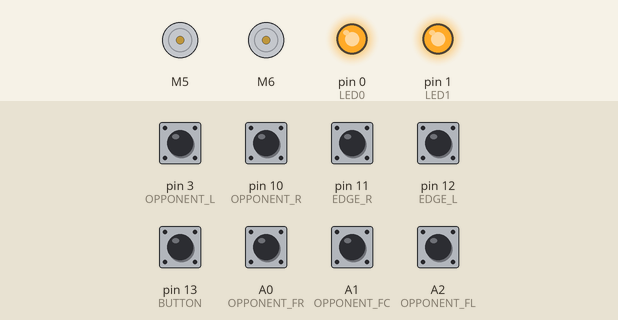
A sketch run on a simulated Arduino Uno, built with avr-gcc and run on an emulated ATmega328P. Parts: 2 × DC motor (green arrow = forward, orange = backward, longer = faster), output pins drawn as LEDs (lit = HIGH). Inputs (shaded band) come from the test bench; at power-on: A0 (OPPONENT_FR), A1 (OPPONENT_FC), A2 (OPPONENT_FL), pin 3 (OPPONENT_L), pin 10 (OPPONENT_R), pin 11 (EDGE_R), pin 12 (EDGE_L), pin 13 (BUTTON) HIGH.

Above: at 0.8 s.
0.9 s: pin 13 (BUTTON) pulled LOW for 0.15 s
At 1.5 s:
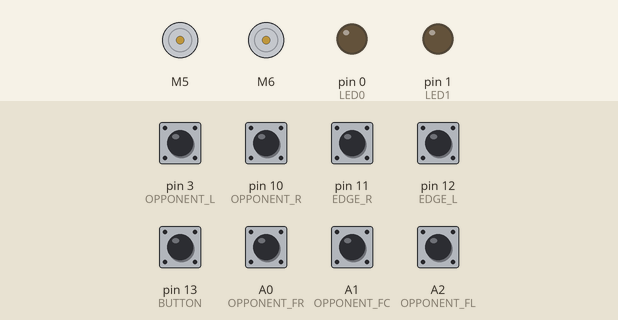
4.0 s: pin 11 (EDGE_R) pulled LOW for 1 s
At 6.7 s:
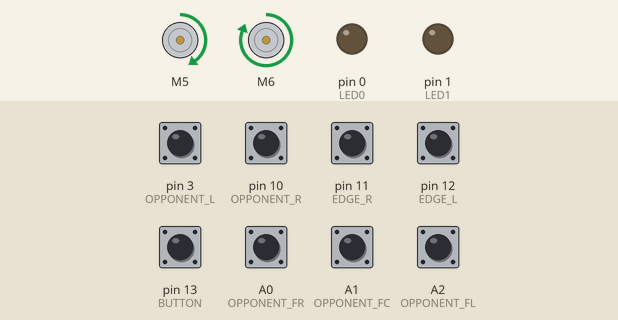
7.0 s: pin 10 (OPPONENT_R) pulled LOW for 0.15 s
At 7.2 s:
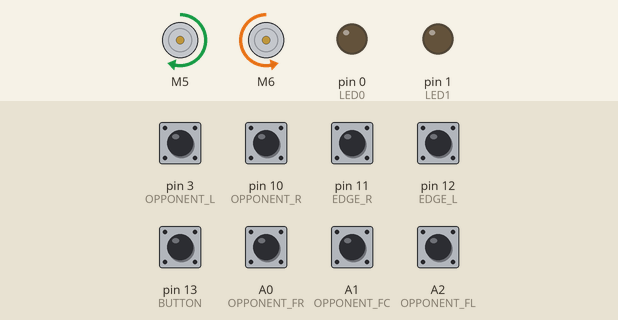
8.9 s: pin 12 (EDGE_L) pulled LOW for 0.15 s
At 11.2 s:
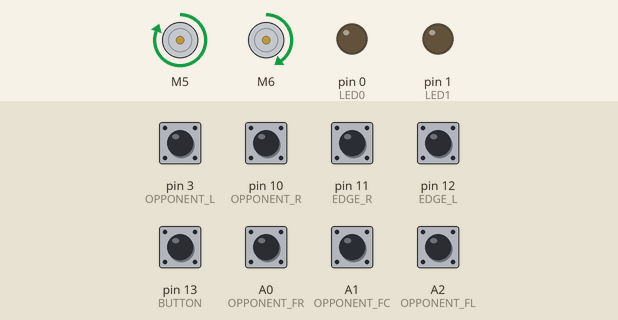
11.9 s: pin 12 (EDGE_L) pulled LOW for 1 s
At 12.1 s:
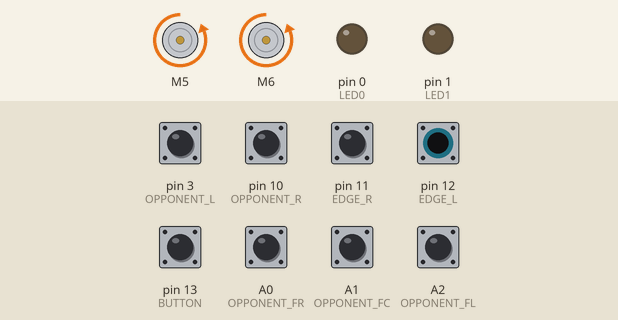
14.9 s: pin 11 (EDGE_R) pulled LOW for 0.15 s
At 15.5 s:
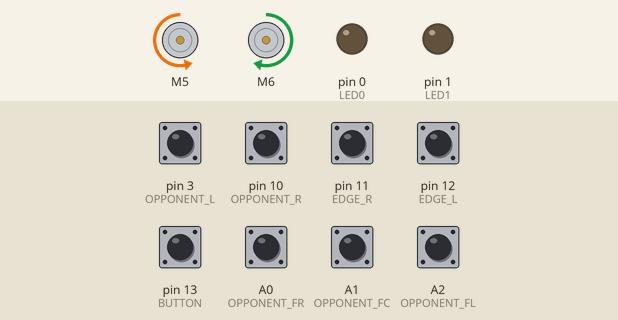
Timing chart, 0 to 17.9 s (numbered marks = the images above; inputs shaded):
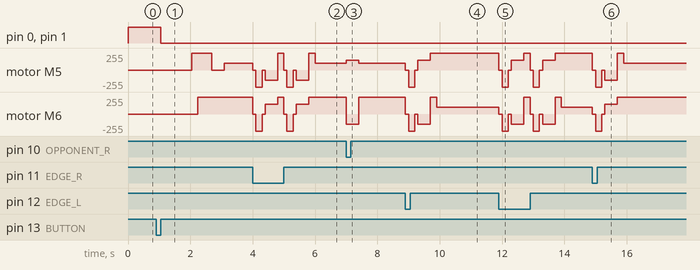

Measured:
- after the input at 0.9 s, pin 0 (LED0), pin 1 (LED1): HIGH → LOW after 0.15 s; motor M5: stopped → forward 255/255 after 1.2 s, → stopped 0.63 s later, → forward 100/255 0.40 s later; motor M6: stopped → forward 255/255 after 1.3 s
- after the input at 7.0 s, motor M5: forward 100/255 → forward 150/255 at once, → forward 100/255 0.40 s later; motor M6: forward 255/255 → backward 150/255 at once, → forward 255/255 0.40 s later
- after the input at 8.9 s, motor M5: forward 100/255 → stopped at once, → backward 255/255 0.10 s later, → stopped 0.20 s later, → forward 150/255 0.10 s later, … (5 changes in this stretch); motor M6: forward 255/255 → stopped at once, → backward 255/255 0.10 s later, → stopped 0.20 s later, → backward 150/255 0.10 s later, … (6 changes in this stretch)
- after the input at 14.9 s, motor M5: forward 255/255 → stopped at once, → backward 255/255 0.10 s later, → stopped 0.20 s later, → backward 150/255 0.10 s later, … (6 changes in this stretch); motor M6: forward 100/255 → stopped at once, → backward 255/255 0.10 s later, → stopped 0.20 s later, → forward 150/255 0.10 s later, … (5 changes in this stretch)

The sketch:

URC10SumoRobot.ino
```cpp
// (licence header left out)
#include <CytronMotorDriver.h>


// Wiring Connections.
#define LED0          0   // Onboard LED 0
#define LED1          1   // Onboard LED 1
#define BUTTON        13  // Start button
#define EDGE_L        12  // Left edge sensor
#define EDGE_R        11  // Right edge sensor
#define OPPONENT_L    3   // Left opponent sensor
#define OPPONENT_R    10  // Right opponent sensor
#define OPPONENT_FR   A0  // Front right opponent sensor
#define OPPONENT_FC   A1  // Front center opponent sensor
#define OPPONENT_FL   A2  // Front left opponent sensor

// Direction.
#define LEFT    0
#define RIGHT   1


// Global variables.
uint8_t searchDir = LEFT;


// Configure the motor driver.
CytronMD motorL(PWM_DIR, 5, 4);
CytronMD motorR(PWM_DIR, 6, 7);


/*******************************************************************************
 * Start Routine
 * This function should be called once only when the game start.
 *******************************************************************************/
 void startRoutine() {
  // Start delay.
  delay(1000);

  // Turn right around 45 degress.
  motorL.setSpeed(255);
  motorR.setSpeed(0);
  delay(180);

  // Go straight.
  motorL.setSpeed(255);
  motorR.setSpeed(255);
  delay(450);

  // Turn left until opponent is detected.
  motorL.setSpeed(-0);
  motorR.setSpeed(255);
  uint32_t startTimestamp = millis();
  while (digitalRead(OPPONENT_FC)) {
    // Quit if opponent is not found after timeout.
    if (millis() - startTimestamp > 400) {
      break;
    }
  }

 }


/*******************************************************************************
 * Back Off
 * This function should be called when the ring edge is detected.
 *******************************************************************************/
void backoff(uint8_t dir) {
  // Stop the motors.
  motorL.setSpeed(0);
  motorR.setSpeed(0);
  delay(100);

  // Reverse.
  motorL.setSpeed(-255);
  motorR.setSpeed(-255);
  delay(200);

  // Stop the motors.
  motorL.setSpeed(0);
  motorR.setSpeed(0);
  delay(100);

  // Rotate..
  if (dir == LEFT) {
    motorL.setSpeed(-150);
    motorR.setSpeed(150);
  } else {
    motorL.setSpeed(150);
    motorR.setSpeed(-150);
  }
  delay(100);

  // Start looking for opponent.
  // Timeout after a short period.
  uint32_t uTurnTimestamp = millis();
  while (millis() - uTurnTimestamp < 300) {
    // Opponent is detected if either one of the opponent sensor is triggered.
    if ( !digitalRead(OPPONENT_FC) ||
         !digitalRead(OPPONENT_FL) ||
         !digitalRead(OPPONENT_FR) ||
         !digitalRead(OPPONENT_L) ||
         !digitalRead(OPPONENT_R) ) {

      // Stop the motors.
      motorL.setSpeed(0);
      motorR.setSpeed(0);
      delay(100);

      // Return to the main loop and run the attach program.
      return;
    }
  }

  // If opponent is not found, move forward and continue searching in the main loop..
  motorL.setSpeed(255);
  motorR.setSpeed(255);
  delay(200);
}


/*******************************************************************************
 * Search
 *******************************************************************************/
void search() {
  // Move in circular motion.
  if (searchDir == LEFT) {
    motorL.setSpeed(100);
    motorR.setSpeed(255);
  } else {
    motorL.setSpeed(255);
    motorR.setSpeed(100);
  }
}


/*******************************************************************************
 * Attack
 * Track and attack the opponent in full speed.
 * Do nothing if opponent is not found.
 *******************************************************************************/
void attack() {
  uint32_t attackTimestamp = millis();

  // Opponent in front center.
  // Go straight in full speed.
  if (!digitalRead(OPPONENT_FC)) {
    motorL.setSpeed(255);
    motorR.setSpeed(255);
  }

  // Opponent in front left.
  // Turn left.
  else if (!digitalRead(OPPONENT_FL)) {
    motorL.setSpeed(0);
    motorR.setSpeed(255);
  }

  // Opponent in front right.
  // Turn right.
  else if (!digitalRead(OPPONENT_FR)) {
    motorL.setSpeed(255);
    motorR.setSpeed(0);
  }

  // Opponent in left side.
  // Rotate left until opponent is in front.
  else if (!digitalRead(OPPONENT_L)) {
    motorL.setSpeed(-150);
    motorR.setSpeed(150);
    while (digitalRead(OPPONENT_FC)) {
      // Quit if opponent is not found after timeout.
      if (millis() - attackTimestamp > 400) {
        break;
      }
    }
  }

  // Opponent in right side.
  // Rotate right until opponent is in front.
  else if (digitalRead(OPPONENT_R) == 0) {
    motorL.setSpeed(150);
    motorR.setSpeed(-150);
    while (digitalRead(OPPONENT_FC)) {
      // Quit if opponent is not found after timeout.
      if (millis() - attackTimestamp > 400) {
        break;
      }
    }
  }

}


/*******************************************************************************
 * Setup
 * This function runs once after reset.
 *******************************************************************************/
void setup() {
  pinMode(BUTTON, INPUT_PULLUP);
  pinMode(EDGE_L, INPUT_PULLUP);
  pinMode(EDGE_R, INPUT_PULLUP);
  pinMode(OPPONENT_L, INPUT_PULLUP);
  pinMode(OPPONENT_R, INPUT_PULLUP);
  pinMode(OPPONENT_FL, INPUT_PULLUP);
  pinMode(OPPONENT_FC, INPUT_PULLUP);
  pinMode(OPPONENT_FR, INPUT_PULLUP);

  pinMode(LED0, OUTPUT);
  pinMode(LED1, OUTPUT);

  // Turn off the LEDs.
  // Those LEDs are active low.
  digitalWrite(LED0, HIGH);
  digitalWrite(LED1, HIGH);

  // Stop the motors.
  motorL.setSpeed(0);
  motorR.setSpeed(0);

  // Wait until button is pressed.
  while (digitalRead(BUTTON)) {
    // While waiting, show the status of the edge sensor for easy calibration.
    if (!digitalRead(EDGE_L)) {
       digitalWrite(LED1, LOW);
    } else {
      digitalWrite(LED1, HIGH);
    }

    if (!digitalRead(EDGE_R)) {
       digitalWrite(LED0, LOW);
    } else {
      digitalWrite(LED0, HIGH);
    }
  }

  // Wait until button is released.
  while (!digitalRead(BUTTON));

  // Turn on the LEDs.
  digitalWrite(LED0, LOW);
  digitalWrite(LED1, LOW);

  // Start routine..
  startRoutine();
}


/*******************************************************************************
 * Main program loop.
 *******************************************************************************/
void loop() {
  // Edge is detected on the left.
  if (!digitalRead(EDGE_L)) {
    // Back off and make a U-Turn to the right.
    backoff(RIGHT);

    // Toggle the search direction.
    searchDir ^= 1;
  }

  // Edge is detected on the right.
  else if (!digitalRead(EDGE_R)) {
    // Back off and make a U-Turn to the right.
    backoff(LEFT);

    // Toggle the search direction.
    searchDir ^= 1;
  }

  // Edge is not detected.
  else {
    // Keep searching if opponent is not detected.
    if ( digitalRead(OPPONENT_FC) &&
         digitalRead(OPPONENT_FL) &&
         digitalRead(OPPONENT_FR) &&
         digitalRead(OPPONENT_L) &&
         digitalRead(OPPONENT_R) ) {
      search();
    }

    // Attack if opponent is in view.
    else {
      attack();
    }
  }

  // Stop the robot if the button is pressed.
  if (!digitalRead(BUTTON)) {
    // Stop the motors.
    motorL.setSpeed(0);
    motorR.setSpeed(0);

    // Loop forever here.
    while (1);
  }

}
```
